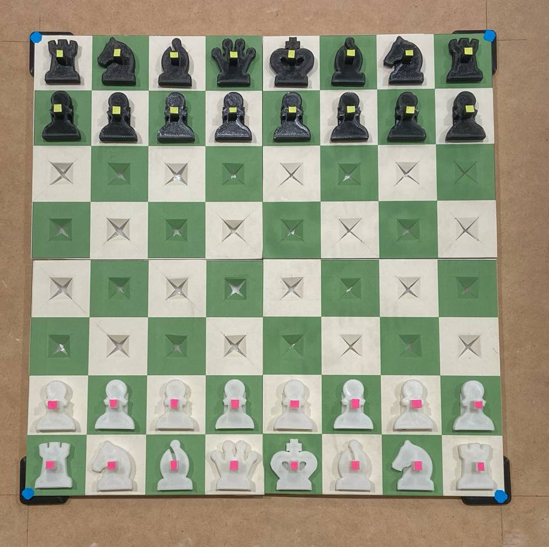
#> input picture computer_vision/piecereal/colourboard3.png, 549 x 547 px
$ python chessboard_analyser.py
#> lines starting #> are read from the running program, lines starting #| are printed output that depends on the picture; after the words box and inside, x2 and y2 are one past the last pixel; in counts of white or black regions, pixels touching at a corner belong together
### computer_vision/square_processing.py
import os
import cv2
import numpy as np


# [272 lines left out: functions process_image, detect_contours, detect_contours2, find_center_of_mass, detect_chess_piece, not called in this run]

import cv2
import numpy as np

def detect_chess_piece_colour(image_input, DEBUG=False):
    """
    Detects if a red or yellow chess piece is present in the image based on HSV color.

    Args:
        image_input (str or np.ndarray): Path to the image or already-loaded image array.
        DEBUG (bool): If True, display debugging images and print logs.

    Returns:
        tuple: (piece_detected, color, output_image)
            - piece_detected (bool): True if red or yellow is found
            - color (str): "white" (for red), "black" (for yellow), or None
            - output_image (np.ndarray): Image with detection annotations (copy of input)
    """
    if isinstance(image_input, str):
        image = cv2.imread(image_input)
    elif isinstance(image_input, np.ndarray):
        image = image_input.copy()
    else:
        raise ValueError("image_input must be a file path or a numpy.ndarray")

    if image is None:
        raise ValueError("Failed to load image.")

    output = image.copy()
    hsv = cv2.cvtColor(image, cv2.COLOR_BGR2HSV)

    pink_lower = np.array([150, 60, 80])
    pink_upper = np.array([179, 255, 255])
    pink_mask = cv2.inRange(hsv, pink_lower, pink_upper)

    # Yellow range
    yellow_lower = np.array([0, 94, 136])
    yellow_upper = np.array([45, 255, 255])
    yellow_mask = cv2.inRange(hsv, yellow_lower, yellow_upper)

    # Decision logic
    piece_detected = False
    piece_color = None

    if np.sum(pink_mask) > 0:
        piece_detected = True
        piece_color = "white"  # or "pink" if you prefer
        cv2.putText(output, "PINK -> WHITE", (10, 30),
                    cv2.FONT_HERSHEY_SIMPLEX, 1, (255, 105, 180), 2)  # Hot pink text
    elif np.sum(yellow_mask) > 0:
        piece_detected = True
        piece_color = "black"  # yellow → black
        cv2.putText(output, "YELLOW -> BLACK", (10, 30), cv2.FONT_HERSHEY_SIMPLEX, 1, (0, 255, 255), 2)

    if DEBUG:
        print(f"Detected: {piece_detected}, Color: {piece_color}")
        cv2.imshow("Input", image)
        cv2.imshow("Pink Mask", pink_mask)
        cv2.imshow("Yellow Mask", yellow_mask)
        cv2.imshow("Result", output)
        cv2.waitKey(0)
        cv2.destroyAllWindows()

    return piece_detected, piece_color, output


# [9 lines that do not run on import are left out]


### computer_vision/chessboard_analyser.py
import cv2
import numpy as np
import matplotlib.pyplot as plt
import computer_vision.depreciated.python_chess2 as chs
#from computer_vision import python_chess3 as chs
from computer_vision import square_processing as sp

def analyze_chessboard(image_path, auto_calib=True, corners=[], DEBUG=False):
    """
    Analyze a chessboard image and return a 2D array representing the board state.

    Args:
        image_path (str): Path to the chessboard image

    Returns:
        np.ndarray: 8x8 array where 0=empty, 1=white piece, -1=black piece
    """
    # Read the image
    img = cv2.imread(image_path)
    if img is None:
        raise ValueError(f"Could not read image at {image_path}")


    #cv2.imshow("Original Chessboard Image", img)  # Display the image in a window
# Initialize approx
    approx = None


    if auto_calib == True:
        approx, success = detect_blue_corners(image_path)
        if not success:
            approx = select_points(image_path)
    elif corners is not None and len(corners) > 0:
        approx = corners
    else:
        approx = select_points(image_path)


    # Order the points [top-left, top-right, bottom-right, bottom-left]
    pts = np.array(approx, dtype=np.float32).reshape(-1, 2)
    s = pts.sum(axis=1)
    ordered_pts = np.zeros((4, 2), dtype=np.float32)
    ordered_pts[0] = pts[np.argmin(s)]  # Top-left
    ordered_pts[2] = pts[np.argmax(s)]  # Bottom-right
    diff = np.diff(pts, axis=1)
    ordered_pts[1] = pts[np.argmin(diff)]  # Top-right
    ordered_pts[3] = pts[np.argmax(diff)]  # Bottom-left


    if None in ordered_pts or any(np.isnan(pt).any() for pt in ordered_pts):
        raise ValueError("Corner detection failed — one or more points are missing or invalid.")

    # Create a copy of the original image to draw points on
    img_with_points = img.copy()

    # Draw the corner points on the original image
    colors = [(0, 0, 255),   # Red for top-left
            (0, 255, 0),   # Green for top-right
            (255, 0, 0),   # Blue for bottom-right
            (255, 255, 0)] # Cyan for bottom-left

    point_labels = ["TL", "TR", "BR", "BL"]

    for i, point in enumerate(ordered_pts):
        x, y = int(point[0]), int(point[1])
        cv2.circle(img_with_points, (x, y), 10, colors[i], -1)
        cv2.putText(img_with_points, point_labels[i], (x+10, y+10),
                    cv2.FONT_HERSHEY_SIMPLEX, 1, colors[i], 2)

    # Display the original image with corner points
    cv2.imshow("Original with Corners", img_with_points)

    # Get width and height of the chessboard
    width = int(max(
        np.linalg.norm(ordered_pts[0] - ordered_pts[1]),
        np.linalg.norm(ordered_pts[2] - ordered_pts[3])
    ))
    height = int(max(
        np.linalg.norm(ordered_pts[0] - ordered_pts[3]),
        np.linalg.norm(ordered_pts[1] - ordered_pts[2])
    ))

    # Define the destination points for perspective transform
    dst = np.array([
        [0, 0],
        [width - 1, 0],
        [width - 1, height - 1],
        [0, height - 1]
    ], dtype=np.float32)

    # Calculate the perspective transform matrix and apply it
    matrix = cv2.getPerspectiveTransform(ordered_pts, dst)
    warped = cv2.warpPerspective(img, matrix, (width, height))

    # Create a copy of the warped image to draw points on
    warped_with_points = warped.copy()

    # Draw the corner points on the warped image
    # Since we know exactly where these points should be after transformation
    warped_corners = [
        (0, 0),                  # Top-left
        (width - 1, 0),          # Top-right
        (width - 1, height - 1), # Bottom-right
        (0, height - 1)          # Bottom-left
    ]

    for i, point in enumerate(warped_corners):
        x, y = point
        cv2.circle(warped_with_points, (x, y), 10, colors[i], -1)
        cv2.putText(warped_with_points, point_labels[i], (x+10, y+10),
                    cv2.FONT_HERSHEY_SIMPLEX, 1, colors[i], 2)

    # Display the warped chessboard with corner points
    #cv2.imshow("Corrected Chessboard with Corners", warped_with_points)
    # Step 2: Divide the chessboard into 64 squares
    square_width = width // 8
    square_height = height // 8

    # Create a figure to display all squares

    fig, axes = plt.subplots(8, 8, figsize=(15, 15))
    if not DEBUG:
        plt.close(fig)

    # Initialize the board representation
    board = np.zeros((8, 8), dtype=np.int8)

    # Process each square
    square_images = []
    for row in range(8):
        for col in range(8):
            # Extract square
            """
            y1 = row * square_height
            y2 = (row + 1) * square_height
            x1 = col * square_width
            x2 = (col + 1) * square_width

            square = warped[y1:y2, x1:x2].copy()
            """
           # Define base square boundaries
            base_x1 = col * square_width
            base_y1 = row * square_height
            base_x2 = (col + 1) * square_width
            base_y2 = (row + 1) * square_height

            # Padding to zoom out (e.g. 25% of square size)
            padding_x = square_width // 20
            padding_y = square_height // 20

            # Expand the boundaries
            x1 = max(base_x1 - padding_x, 0)
            y1 = max(base_y1 - padding_y, 0)
            x2 = min(base_x2 + padding_x, warped.shape[1])
            y2 = min(base_y2 + padding_y, warped.shape[0])

            # Extract expanded square region
            square = warped[y1:y2, x1:x2].copy()


            square_images.append(square)

            # Detect if there's a piece and its color
            #is_piece, piece_color = detect_piece_and_color(square)
            is_piece, piece_color, z = sp.detect_chess_piece_colour(square)


            # Update the board array
            if is_piece:
                if piece_color == "white":
                    board[row, col] = 1
                else:  # piece_color == "black"
                    board[row, col] = -1

            # Display the square with its classification
            square_rgb = cv2.cvtColor(square, cv2.COLOR_BGR2RGB)
            axes[row, col].imshow(square_rgb)
            axes[row, col].set_title(f"{'Empty' if not is_piece else piece_color}", fontsize=8)
            axes[row, col].axis('off')

    #plt.tight_layout()
    #plt.show()

    # Display the final board state
    fig, ax = plt.subplots(figsize=(10, 10))
    cmap = plt.cm.colors.ListedColormap(['darkgrey','white', 'lightgrey', ])
    bounds = [-1.5, -0.5, 0.5, 1.5]
    norm = plt.cm.colors.BoundaryNorm(bounds, cmap.N)
    ax.imshow(board, cmap=cmap, norm=norm)

    # Add piece labels
    for row in range(8):
        for col in range(8):
            if board[row, col] == 0:
                text = ""
            elif board[row, col] == 1:
                text = "W"
            else:
                text = "B"
            ax.text(col, row, text, ha='center', va='center', fontsize=16)

    # Add row and column labels
    columns = 'ABCDEFGH'
    rows = '87654321'
    for i in range(8):
        ax.text(i, -0.5, columns[i], ha='center', fontsize=12)
        ax.text(-0.5, i, rows[i], va='center', fontsize=12)

    ax.set_xticks(np.arange(8) - 0.5, minor=True)
    ax.set_yticks(np.arange(8) - 0.5, minor=True)
    ax.grid(which='minor', color='black', linestyle='-', linewidth=2)
    ax.set_xticks([])
    ax.set_yticks([])
    ax.set_title("Chess Board State (0=Empty, 1=White, 2=Black)")
    plt.tight_layout()
    plt.show()

    return board, approx

# [82 lines left out: function detect_piece_and_color, not called in this run]

def detect_blue_corners(image_path, show_result=False):
    img = cv2.imread(image_path)
    if img is None:
        raise FileNotFoundError(f"Image not found: {image_path}")
    h, w = img.shape[:2]

    # Convert to HSV
    hsv = cv2.cvtColor(img, cv2.COLOR_BGR2HSV)

    # HSV range for blue
    lower_blue = np.array([90, 50, 50])
    upper_blue = np.array([130, 255, 255])
    mask = cv2.inRange(hsv, lower_blue, upper_blue)

    # Morphological clean-up
    kernel = np.ones((3,3), np.uint8)
    mask = cv2.morphologyEx(mask, cv2.MORPH_OPEN, kernel)

    # Find contours
    contours, _ = cv2.findContours(mask, cv2.RETR_EXTERNAL, cv2.CHAIN_APPROX_SIMPLE)

    # Define image corners
    image_corners = {
        "TL": (0, 0),
        "TR": (w, 0),
        "BL": (0, h),
        "BR": (w, h)
    }
    max_distance = min(w, h) * 0.15  # Threshold: 15% of size

    found_corners = {}

    for cnt in contours:
        M = cv2.moments(cnt)
        if M['m00'] == 0:
            continue
        cx = int(M['m10'] / M['m00'])
        cy = int(M['m01'] / M['m00'])
        point = (cx, cy)

        # Check if this point is close to any corner
        for label, corner in image_corners.items():
            dist = np.linalg.norm(np.array(point) - np.array(corner))
            if dist < max_distance and label not in found_corners:
                found_corners[label] = point
                break

    # Ensure all 4 corners were found
    ordered_labels = ["TL", "TR", "BL", "BR"]
    ordered_points = []

    for lbl in ordered_labels:
        pt = found_corners.get(lbl)
        if pt is None:
            ordered_points.append((np.nan, np.nan))
        else:
            ordered_points.append(pt)

    success = all(
        isinstance(pt, (list, tuple)) and
        len(pt) == 2 and
        not np.isnan(pt[0]) and
        not np.isnan(pt[1])
        for pt in ordered_points
    )


    if show_result:
        for point in ordered_points:
            cv2.circle(img, point, 10, (0, 255, 0), 2)
        print("Ordered Corners (TL, TR, BL, BR):", ordered_points)
        cv2.imshow("Detected Corners", img)
        cv2.imshow("Blue Mask", mask)
        cv2.waitKey(0)
        cv2.destroyAllWindows()


    return ordered_points, success

# [114 lines left out: functions select_points, main, not called in this run]
def main2():
    current_board, corners  = analyze_chessboard("piecereal/colourboard3.png", auto_calib=True,DEBUG=True)
#> in analyze_chessboard, img is the input picture: shape (547, 549, 3); mean B, G, R 129.6, 151.8, 150.6
#> in detect_blue_corners, `hsv = cv2.cvtColor(img, cv2.COLOR_BGR2HSV)`: hsv: shape (547, 549, 3); mean H, S, V 38.4, 56.5, 161.8
#> in detect_blue_corners, `mask = cv2.inRange(hsv, lower_blue, upper_blue)`:
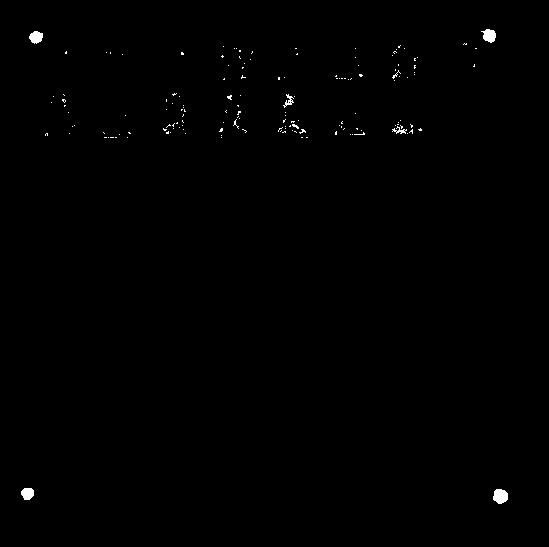
#> mask: shape (547, 549); 0.39% white; 150 white regions (144 under 20 px), largest, box (x1, y1, x2, y2) and area: (493, 489, 508, 504) 177, (481, 29, 496, 43) 143, (29, 31, 43, 44) 132, (21, 488, 34, 500) 126, (283, 94, 294, 108) 58, (392, 126, 407, 134) 49
#> in detect_blue_corners, `mask = cv2.morphologyEx(mask, cv2.MORPH_OPEN, kernel)`:
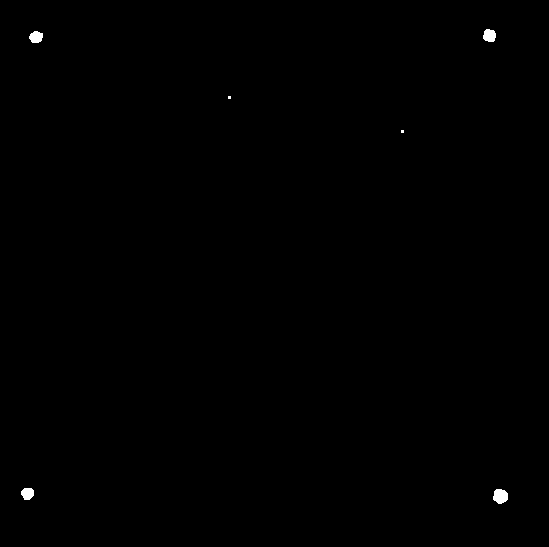
#> mask: shape (547, 549); 0.2% white; 6 white regions (2 under 20 px)
#> in detect_blue_corners, `contours, _ = cv2.findContours(mask, cv2.RETR_EXTERNAL, cv2.CHAIN_APPR..`: contours = 6 contours, 2 with area under 20; largest, box (x1, y1, x2, y2) and area: (493, 489, 508, 504) 156, (483, 29, 496, 42) 118, (29, 31, 43, 43) 111, (21, 488, 34, 500) 108
#> the loop in detect_blue_corners, `for cnt in contours:` made 6 passes
#> (cx, cy) on passes 1, 2, 5, 6: (500, 495), (27, 493), (35, 36), (489, 35)
#> (cnt, cx, cy) on passes 3 to 4: ([[401, 130], [401, 132], [403, 132], [403, 130]], 402, 131), ([[228, 96], [228, 98], [230, 98], [230, 96]], 229, 97)
#> after the loop in detect_blue_corners, `for cnt in contours:`: found_corners = {'BR': (500, 495), 'BL': (27, 493), 'TL': (35, 36), 'TR': (489, 35)}
#> the loop in detect_blue_corners, `for lbl in ordered_labels:` made 4 passes
#> after the loop in detect_blue_corners, `for lbl in ordered_labels:`: ordered_points = [(35, 36), (489, 35), (27, 493), (500, 495)]
#> in detect_blue_corners, `success = all( isinstance(pt, (list, tuple)) and len(pt) == 2 and not ..`: success = True
#> in analyze_chessboard, `approx, success = detect_blue_corners(image_path)`: approx = [(35, 36), (489, 35), (27, 493), (500, 495)]; success = True
#> in analyze_chessboard, `pts = np.array(approx, dtype=np.float32).reshape(-1, 2)`: pts = [[35, 36], [489, 35], [27, 493], [500, 495]]
#> in analyze_chessboard, `s = pts.sum(axis=1)`: s = [71, 524, 520, 995]
#> in analyze_chessboard, `diff = np.diff(pts, axis=1)`: diff = [1, -454, 466, -5]
#> after the loop in analyze_chessboard, `for i, point in enumerate(ordered_pts):`:
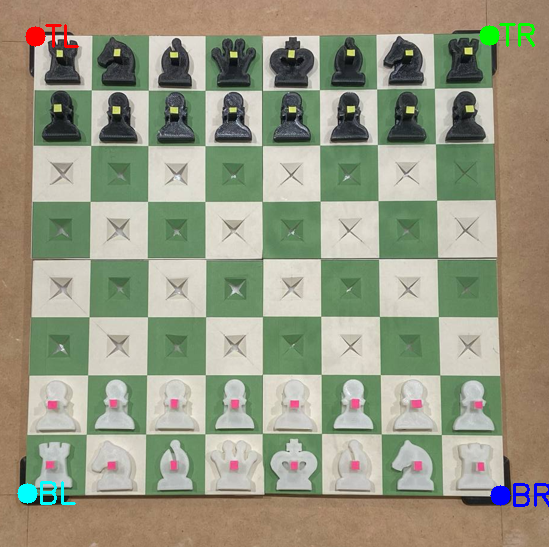
#> img_with_points: shape (547, 549, 3); 0.84% of pixels changed, all inside (x1, y1, x2, y2) = (17, 23, 549, 507)
#> in analyze_chessboard, `matrix = cv2.getPerspectiveTransform(ordered_pts, dst)`: matrix = [[1.05, 0.0184, -37.42], [0.00231, 1.05, -37.89], [1.43e-05, 9.18e-05, 1]]
#> after the loop in analyze_chessboard, `for i, point in enumerate(warped_corners):`:
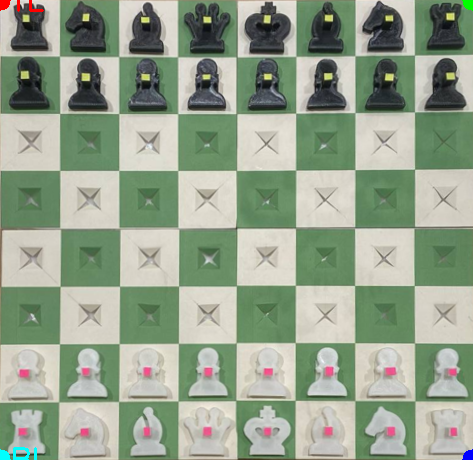
#> warped_with_points: shape (460, 473, 3); mean B, G, R 140.4, 161.1, 148.2
#> in detect_chess_piece_colour, `hsv = cv2.cvtColor(image, cv2.COLOR_BGR2HSV)`: hsv: shape (59, 61, 3); mean H, S, V 48.4, 24.9, 146.7
#> in detect_chess_piece_colour, `pink_mask = cv2.inRange(hsv, pink_lower, pink_upper)`: pink_mask: shape (59, 61); every value is 0
#> in detect_chess_piece_colour, `yellow_mask = cv2.inRange(hsv, yellow_lower, yellow_upper)`: yellow_mask: shape (59, 61); 0.67% white; 1 white region, box (x1, y1, x2, y2) and area: (23, 15, 29, 21) 24
#> in detect_chess_piece_colour, `cv2.putText(output, "YELLOW -> BLACK", (10, 30), cv2.FONT_HERSHEY_SIMP..`:
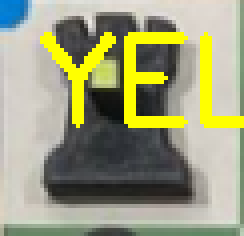
#> output: shape (59, 61, 3) (shown 4 times larger); mean B, G, R 125, 158.2, 156.5
#> in analyze_chessboard, `is_piece, piece_color, z = sp.detect_chess_piece_colour(square)`: is_piece = True; piece_color = 'black'
#> in analyze_chessboard, `plt.show()`:
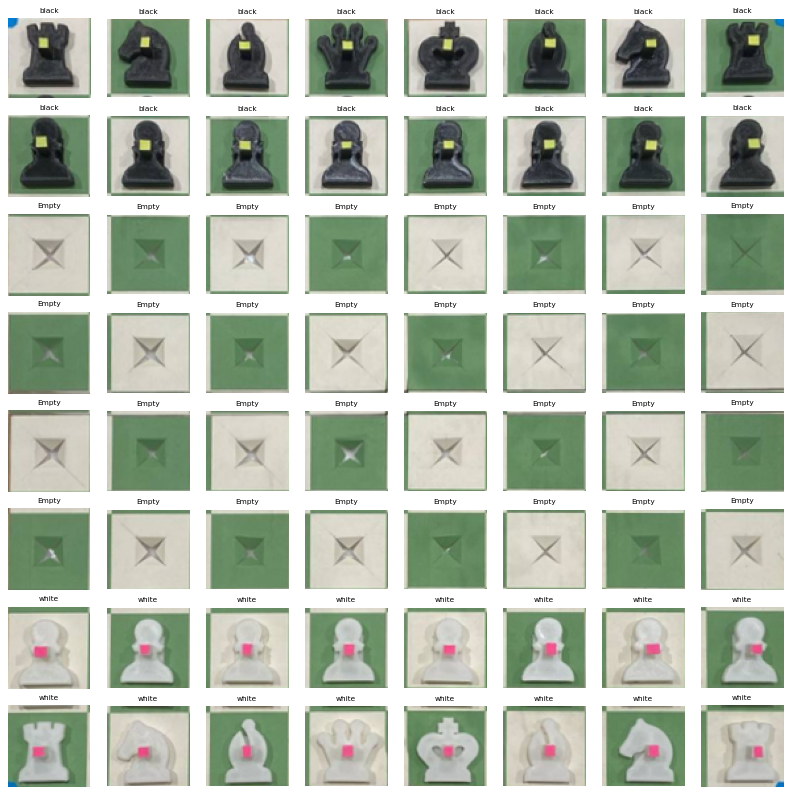
#> figure drawn by matplotlib, 64 panels
#> in analyze_chessboard, `plt.show()`:
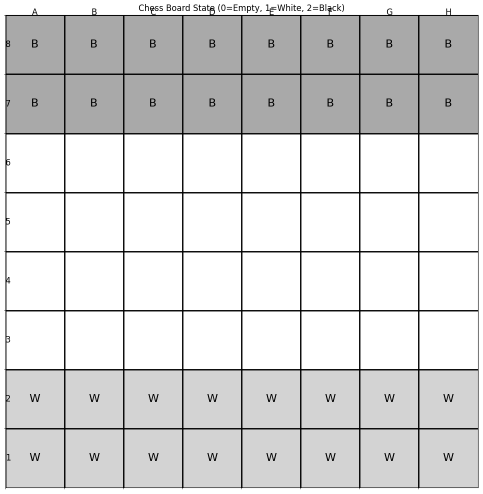
#> figure drawn by matplotlib, 1 panel
#> corners = [(35, 36), (489, 35), (27, 493), (500, 495)]


if __name__ == "__main__":
    img1 = "chessboards/screen1.png"
    img2 = "chessboards/screen2.png"
    #move = main(img1, img2)
    main2()
    #print(move)

    """
    print(board_array)
    change_squares = np.bitwise_xor(current_board, board_array)
    print("changed squares \n", change_squares)
    start_square = np.bitwise_and(current_board, change_squares)
    print("start square \n", start_square)

    new_occupied = np.bitwise_or(board_array, change_squares)
    new_occupied = np.bitwise_xor(new_occupied, current_board)
    print("end square \n", new_occupied)
    """
